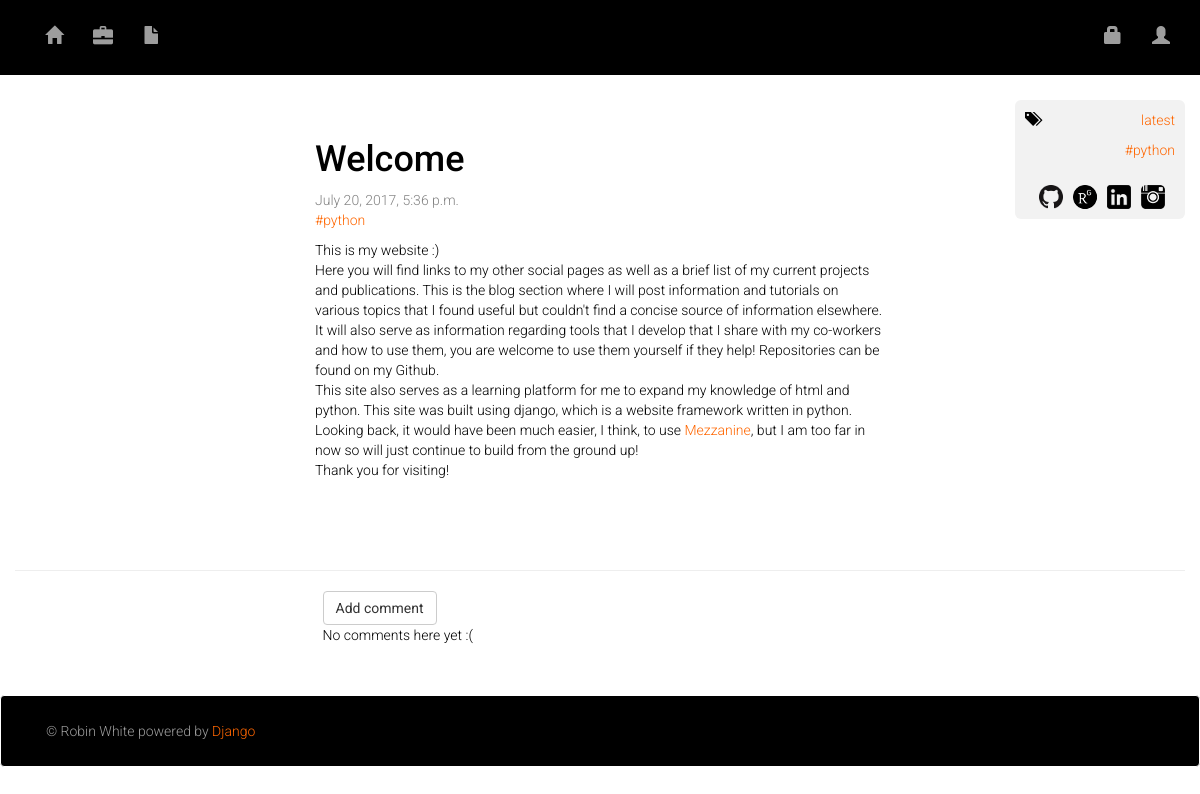
Screenshot of /post/3/ with the database file from the repository.
### blog/models.py (models this page shows, shortened)
class Post(models.Model):
    author = models.ForeignKey('auth.User')
    title = models.CharField(max_length=200)
    category = models.ForeignKey(Category, verbose_name="Category")
    text = models.TextField(null=True, blank=True)
    sourcecode = models.TextField(null=True, blank=True)
    image = models.ImageField(upload_to=upload_location, null=True, blank=True, width_field='width_field', height_field='height_field')
    height_field = models.IntegerField(default=0, null=True, blank=True)
    width_field = models.IntegerField(default=0, null=True, blank=True)
    created_date = models.DateTimeField(default=timezone.now)
    published_date = models.DateTimeField(blank=True, null=True)

class Category(models.Model):
    created_at = models.DateTimeField(auto_now_add=True, verbose_name="Created at")
    updated_at = models.DateTimeField(auto_now=True, verbose_name="Updated at")
    title = models.CharField(default="old", null=True, blank=True, max_length=255, verbose_name="Title")
    class Meta:
        verbose_name = "Category"
        verbose_name_plural = "Categories"
        ordering = ['title']
    def __str__(self):
        return self.title

### blog/views.py (the view)
# urls.py: url(r'^post/(?P<pk>\d+)/$', views.post_detail, name='post_detail'),
def post_detail(request, pk):
    post = get_object_or_404(Post, pk=pk)
    categories = Category.objects.all()
    category = Category.objects.get(title = post.category)
    latest_post = Post.objects.filter(published_date__lte=timezone.now()).order_by('-published_date')[0]
    return render(request, 'blog/post_detail.html', {'post': post, 'category': category, 'categories': categories, 'latest_post': latest_post})

### blog/templates/blog/post_detail.html (shortened to what this page needs)
<!DOCTYPE html>
{% extends 'blog/base.html' %}
{% block content %}
<div class="container-fluid">
          <div class="row">
            <div class="col-md-6 col-md-offset-3">
              <div class="post">
              <h1>{{ post.title }}</h1>
              {% if post.published_date %}
                  <div class="date">
                    {{ post.published_date }}
                  </div>
              {% else %}
                  <a class="btn btn-default" href="{% url 'post_publish' pk=post.pk %}">Publish</a>
              {% endif %}
                <a href="{% url 'category_detail' pk=category.pk %}"><p>#{{ post.category.title }}</p></a>
                {{ post.text|safe|linebreaksbr }}
                {% if post.sourcecode %}
                  {% load highlight_code %}
                {% endif %}
              </div>
              </div>
              <div class="col-sm-2 col-sm-offset-1">
                    <div class="sidebar">
                      <div class = "icon"><span class="glyphicon glyphicon-tags"></span></div>
                  <a href="{% url 'post_detail' pk=latest_post.pk %}"><p>latest</p></a>
                  {% for category in categories %}
                      <a href="{% url 'category_detail' pk=category.pk %}"><p>#{{ category.title }}</p></a>
                  {% endfor %}
                  <div class="media">
                     <a href="https://www.instagram.com/robintwhite/?ref=badge" class="icons" target="_blank"><img src="/static/Images/instagram24.png" alt="Instagram"></a>
                     <a href="https://ca.linkedin.com/pub/robin-white/59/257/188" class="icons" target="_blank"><img src="/static/Images/linkedin24.png" alt="LinkedIn"></a>
                     <a href="https://www.researchgate.net/profile/Robin_White10" class="icons" target="_blank"><img src = "/static/Images/researchgateblack24_24.png" alt="ResearchGate"></a>
                     <a href="https://github.com/robintwhite" class="icons" target="_blank"><img src = "/static/Images/GitHub-Mark-24px.png" alt="Github"></a>
                   </div>
                 </div>
              </div>
        </div>
      </div>
    <div class="col-xs-12"><hr></div>
    <div class="container-fluid">
      <div class="row-fluid">
        <div class="col-md-6 col-md-offset-3">
        <a class="btn btn-default" href="{% url 'add_comment_to_post' pk=post.pk %}">Add comment</a>
        {% for comment in post.comments.all %}
          <div class="comment">
              <div class="date">{{ comment.created_date }}</div>
              <strong>{{ comment.author }}</strong>
              <p>{{ comment.text|linebreaksbr }}</p>
          </div>
        {% empty %}
          <p> No comments here yet :( </p>
        </div>
        {% endfor %}
      </div>
    </div>
  <br>
{% endblock %}

### blog/static/css/site.css (style rules this page uses)
body,html { padding-top: 20px; font-family: 'Roboto', sans-serif; font-weight: 300; color: #000000; height: 100% }
h1, h2, h3, h4 { font-family: 'Roboto', sans-serif; color: #000000; }
.date { color: #828282; }
.post { padding-left, padding-right: 50px; margin-bottom: 70px; padding-top: 50px; }
.post h1, h2, h4 { margin-top: 50px; font-family: 'Roboto', sans-serif; color: #000000; }
.post h3, a { font-family: 'Roboto', sans-serif; color: #ff6600; }
.sidebar { border-radius: 6px 6px 6px 6px; background-color: #f2f2f2; text-align: right; padding-right: 10px; padding-left: 10px; padding-top: 10px; padding-bottom: 10px; margin-top: 60px; }
.icon { float: left; }

### blog/templates/blog/post_detail.html (style rules this page uses)
.icons { display: inline-block; float: right; padding-top: 10px; padding-right: 10px; }

### rows the page displays
Post: title "Welcome", published_date "July 20, 2017, 5:36 p.m.", category "python", text "This is my website :) Here you will find links to my other social pages as well as a brief list of my current projects and publications. This is the blog section where I will post information and tutorials on various topics that I found useful but couldn't find a concise source of information elsewhere. It will also serve as information regarding tools that I develop that I share with my co-workers and how to use them, you are welcome to use them yourself if they help! Repositories can be found on my Github. This site also serves as a learning platform for me to expand my knowledge of html and python. This site was built using django, which is a website framework written in python. Looking…"
Category: title "python"
